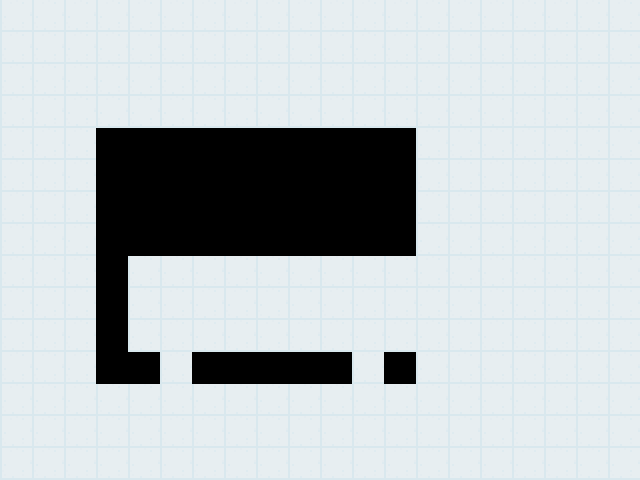

Tiled map render using the project's own tile images. Description and the whole map definition, tile-layer contents included, below:
An orthogonal 20x15 tile map with 32x32 px tiles, 1 tile layer (Tile Layer 1), 11 tilesets and 26 objects (laser1, door2, door3, door4, door1).

<map version="1.2" tiledversion="1.2.3" orientation="orthogonal" renderorder="right-down" width="20" height="15" tilewidth="32" tileheight="32" infinite="0" nextlayerid="3" nextobjectid="50">
 <properties>
  <property name="lighting" type="color" value="#ffa9a9a9" />
 </properties>
 <tileset firstgid="1" source="FloorTile.tsx" />
 <tileset firstgid="2" source="HorizontalWall.tsx" />
 <tileset firstgid="3" source="VerticalWall.tsx" />
 <tileset firstgid="4" source="Player.tsx" />
 <tileset firstgid="5" source="Exit.tsx" />
 <tileset firstgid="6" source="Objective.tsx" />
 <tileset firstgid="7" source="Guard.tsx" />
 <tileset firstgid="8" source="Box1.tsx" />
 <tileset firstgid="9" source="Box2.tsx" />
 <tileset firstgid="10" source="Box3.tsx" />
 <tileset firstgid="11" source="Laser.tsx" />
 <layer id="1" name="Tile Layer 1" width="20" height="15">
  <data encoding="csv">
1,1,1,1,1,1,1,1,1,1,1,1,1,1,1,1,1,1,1,1,
1,1,1,1,1,1,1,1,1,1,1,1,1,1,1,1,1,1,1,1,
1,1,1,1,1,1,1,1,1,1,1,1,1,1,1,1,1,1,1,1,
1,1,1,1,1,1,1,1,1,1,1,1,1,1,1,1,1,1,1,1,
1,1,1,0,0,0,0,0,0,0,0,0,0,1,1,1,1,1,1,1,
1,1,1,0,0,0,0,0,0,0,0,0,0,1,1,1,1,1,1,1,
1,1,1,0,0,0,0,0,0,0,0,0,0,1,1,1,1,1,1,1,
1,1,1,0,0,0,0,0,0,0,0,0,0,1,1,1,1,1,1,1,
1,1,1,0,1,1,1,1,1,1,1,1,1,1,1,1,1,1,1,1,
1,1,1,0,1,1,1,1,1,1,1,1,1,1,1,1,1,1,1,1,
1,1,1,0,1,1,1,1,1,1,1,1,1,1,1,1,1,1,1,1,
1,1,1,0,0,1,0,0,0,0,0,1,0,1,1,1,1,1,1,1,
1,1,1,1,1,1,1,1,1,1,1,1,1,1,1,1,1,1,1,1,
1,1,1,1,1,1,1,1,1,1,1,1,1,1,1,1,1,1,1,1,
1,1,1,1,1,1,1,1,1,1,1,1,1,1,1,1,1,1,1,1
</data>
 </layer>
 <objectgroup id="2" name="Object Layer 1">
  <object id="1" template="HorizontalWall.tx" x="128" y="128" width="288" height="48" />
  <object id="8" template="HorizontalWall.tx" x="192" y="384" width="160" height="48" />
  <object id="9" template="HorizontalWall.tx" x="0" y="480" width="640" height="48" />
  <object id="10" template="VerticalWall.tx" x="416" y="352" width="32" height="272" />
  <object id="11" template="VerticalWall.tx" x="96" y="352" width="32" height="272" />
  <object id="12" template="VerticalWall.tx" x="0" y="448" width="32" height="464" />
  <object id="13" template="VerticalWall.tx" x="608" y="448" width="32" height="464" />
  <object id="14" template="HorizontalWall.tx" x="96" y="32" width="512" height="48" />
  <object id="15" template="Player.tx" x="32" y="64" />
  <object id="16" template="Exit.tx" x="32" y="32" />
  <object id="17" template="GreenKey.tx" x="512" y="384" />
  <object id="19" template="Guard.tx" x="224" y="416">
   <properties>
    <property name="IsPatrolling" type="bool" value="true" />
    <property name="path" value="[7,2,16,2,16,5,16,2]" />
    <property name="sensitiveRadius" type="float" value="1.6000000000000001" />
   </properties>
  </object>
  <object id="18" template="Guard.tx" x="512" y="128">
   <properties>
    <property name="sensitiveRadius" type="float" value="0.80000000000000004" />
   </properties>
  </object>
  <object id="20" template="Box1.tx" x="128" y="64" />
  <object id="21" template="Box2.tx" x="32" y="352" />
  <object id="22" template="Box3.tx" x="192" y="64" />
  <object id="23" template="Laser.tx" name="laser1" x="256" y="352" width="3" height="96">
   <properties>
    <property name="timetolive" type="int" value="2" />
   </properties>
  </object>
  <object id="24" template="Laser.tx" x="448" y="256" width="3" height="160" rotation="-270">
   <properties>
    <property name="timetolive" type="int" value="3" />
   </properties>
  </object>
  <object id="34" template="HorizontalWall.tx" x="128" y="256" width="288" height="48" />
  <object id="35" template="DoorOpen.tx" name="door2" x="160" y="384" />
  <object id="36" template="Switch.tx" x="448" y="192">
   <properties>
    <property name="doors" value="door1,door2,door3,door4" />
    <property name="lasers" value="laser1" />
   </properties>
  </object>
  <object id="37" template="HorizontalWall.tx" x="416" y="384" width="32" height="48" />
  <object id="38" template="HorizontalWall.tx" x="96" y="384" width="32" height="48" />
  <object id="43" template="DoorOpen.tx" name="door3" x="352" y="384" />
  <object id="46" template="DoorOpen.tx" name="door4" x="384" y="384" />
  <object id="48" template="DoorOpen.tx" name="door1" x="128" y="384" />
 </objectgroup>
</map>
